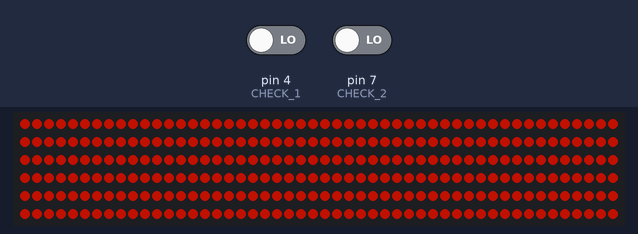
The sketch below on a simulated Arduino Uno, built with avr-gcc and run on an emulated ATmega328P. On the bench: 300 RGB LEDs in strip order, left to right, continuing on the next row. Inputs (shaded band) come from the test bench; at power-on: pin 4 (CHECK_1) LOW, pin 7 (CHECK_2) LOW. Dim RGB values are drawn brighter than linear.

Above: at 1.2 s.
1.3 s: pin 4 (CHECK_1) driven HIGH
At 1.48 s:
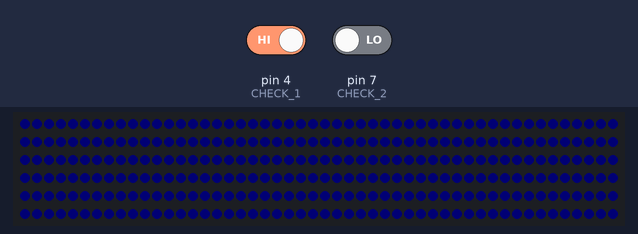
3.4 s: pin 7 (CHECK_2) driven HIGH
At 3.92 s:
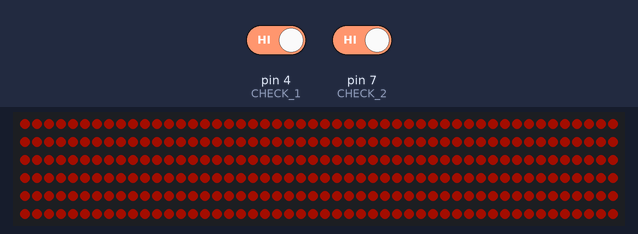
6.4 s: pin 4 (CHECK_1) driven LOW
At 6.56 s:
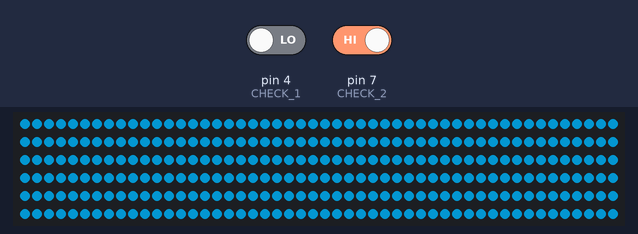
7.9 s: pin 7 (CHECK_2) driven LOW
Timing chart, 0 to 10.5 s (numbered marks = the images above; inputs shaded):
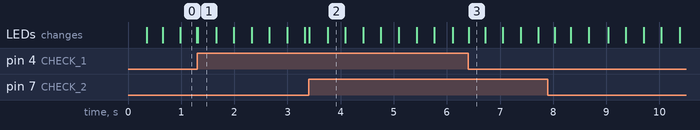

Measured:
- after the input at 1.3 s, the LEDs: change at once (image 1)
- after the input at 3.4 s, the LEDs: first change at once (image 2 shows a later state)
- after the input at 6.4 s, the LEDs: change at once (image 3)

The sketch:

Breathe.ino
```cpp
#include <FastLED.h>
#include <math.h>

#define NUM_LEDS 300

#define CHECK_1 4
#define CHECK_2 7
#define BLUE_PIN 3
// #define ORANGE_PIN 5

CRGB leds_blue[NUM_LEDS];
// CRGB leds_orange[NUM_LEDS];

unsigned long int time = 0;

const int D = 9;
int keep_1[D];
int keep_2[D];
unsigned int readhead = 0;

bool reduce_keep() {
  bool res = true;
  for (int i = 1; i < D; i++) {
    res = res && (keep_1[0] == keep_1[i]);
  }
  for (int i = 1; i < D; i++) {
    res = res && (keep_2[0] == keep_2[i]);
  }
  return res;
}


void setup() {
    pinMode(CHECK_1, INPUT);
    pinMode(CHECK_2, INPUT);
    FastLED.addLeds<NEOPIXEL, BLUE_PIN>(leds_blue, NUM_LEDS);  // GRB ordering is assumed
//    FastLED.addLeds<NEOPIXEL, ORANGE_PIN>(leds_orange, NUM_LEDS);  // GRB ordering is assumed
  for (int i = 0; i < D; i++) {
    keep_1[i] = LOW;
    keep_2[i] = LOW;
  }
}

void loop() {
  keep_1[readhead] = digitalRead(CHECK_1);
  keep_2[readhead] = digitalRead(CHECK_2);
  readhead = (readhead + 1) % D;
  if (reduce_keep()){
    double f =  abs(fmod(time / 10.0, 2.0) - 1) * 255;
    for (int i = 0; i < NUM_LEDS; i++) {
      leds_blue[i] = CHSV(8, 250, f);
//      leds_orange[i] = CHSV(35, 250, f);
    }
  }
  else {
    double f = (sin(time / 20.0)+ 1) / 2.0 * 255;
    for (int i = 0; i < NUM_LEDS; i++) {
    leds_blue[i] = CHSV(140, 230, f);
//    leds_orange[i] = CHSV(35, 250, f);
  }
  }
  FastLED.show();
  time++;
}
```
